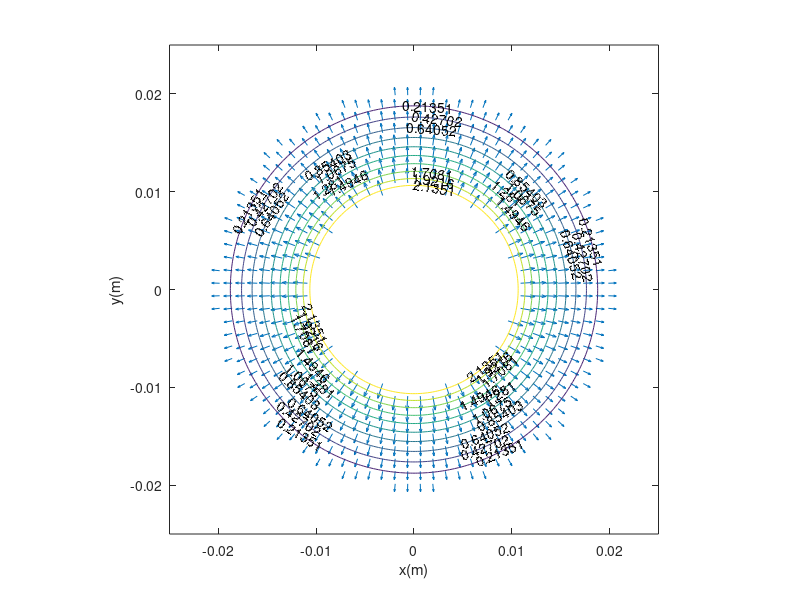

MATLAB code to generate this figure:
clc;
clear;
close all;

eps = 8.854e-12;

r1 = 0.01;
r2 = 0.02;
rho_s = 3e-9;
rho_1 = rho_s*(2*pi*r1);

PlotXmin = -0.025;
PlotXmax = 0.025;
PlotYmin = -0.025;
PlotYmax = 0.025;

NumOfXPlotPoints = 40;
NumOfYPlotPoints = 40;

PlotStepX = (PlotXmax - PlotXmin) / (NumOfXPlotPoints-1);
PlotStepY = (PlotYmax - PlotYmin) / (NumOfYPlotPoints-1);

NumOfXPlotPoints2 = 200;
NumOfYPlotPoints2 = 200;

[X,Y] = meshgrid(PlotXmin:PlotStepX:PlotXmax,PlotYmin:PlotStepY:PlotYmax);

Fx = zeros(NumOfYPlotPoints,NumOfXPlotPoints);
Fy = zeros(NumOfYPlotPoints,NumOfXPlotPoints);
Fz = zeros(NumOfYPlotPoints,NumOfXPlotPoints);

PlotStepX2 = (PlotXmax - PlotXmin) / (NumOfXPlotPoints2-1);
PlotStepY2 = (PlotYmax - PlotYmin) / (NumOfYPlotPoints2-1);

[X2,Y2] = meshgrid(PlotXmin:PlotStepX2:PlotXmax,PlotYmin:PlotStepY2:PlotYmax);

V = zeros(NumOfXPlotPoints2,NumOfYPlotPoints2);

C = [0 0];
F = [0 0];

for j=1:NumOfYPlotPoints
    for i=1:NumOfXPlotPoints
        Xplot = X(j,i);
        Yplot = Y(j,i);
        
        p = [Xplot Yplot];
        R = p-C;
        Rmag = norm(R);
        if Rmag < r2 && Rmag > r1
            R_Hat = R/Rmag;
            E = R_Hat*rho_1/(2*pi*Rmag*eps);
            Fx(j,i) = E(1,1);
            Fy(j,i) = E(1,2);
        end
    end
end

for j=1:NumOfYPlotPoints2
    for i=1:NumOfXPlotPoints2
        Xplot2 = X2(j,i);
        Yplot2 = Y2(j,i);
        
        p = [Xplot2 Yplot2];
        R = p-C;
        Rmag = norm(R);
        if Rmag > r1 && Rmag < r2
            V(j,i) = rho_1/(2*pi*eps)*log(r2/Rmag);
        elseif Rmag <= r1
            V(j,i) = rho_1/(2*pi*eps)*log(r2/r1);
        end
    end
end

figure;

quiver(X,Y,Fx,Fy);

hold on;

[C,h] = contour(X2,Y2,V);
set(h,'ShowText','on','TextStep',get(h,'LevelStep'));
pbaspect([1 1 1])
xlabel('x(m)');
ylabel('y(m)');        